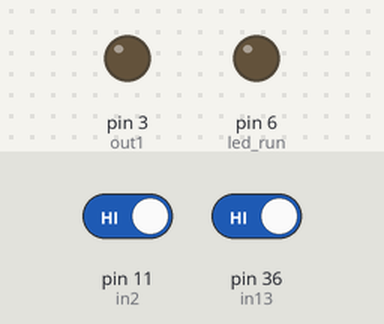
A sketch run on a simulated Arduino Mega 2560, built with avr-gcc and run on an emulated ATmega2560. On the bench: output pins drawn as LEDs (lit = HIGH). The test bench sets the inputs (shaded band); at power-on: pin 11 (in2) HIGH, pin 36 (in13) HIGH.

Above: at 1.2 s.
1.3 s: pin 11 (in2) driven LOW
At 2.0 s:
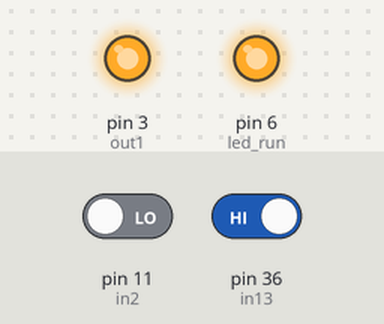
2.8 s: pin 11 (in2) driven HIGH
At 3.2 s:
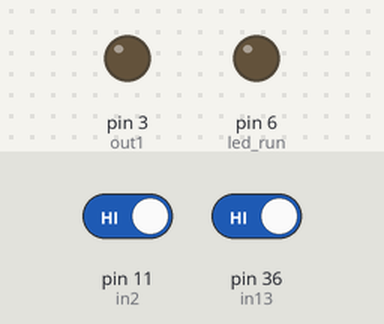
4.3 s: pin 36 (in13) driven LOW
At 5.5 s:
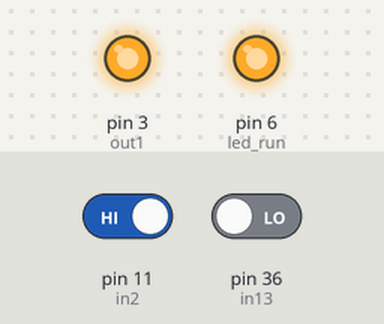
Timing chart, 0 to 7.3 s (numbered marks = the images above; inputs shaded):
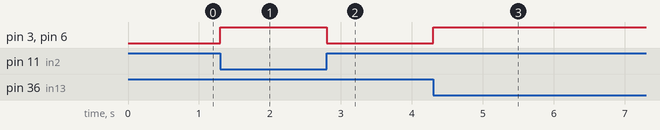

The sketch:

Digital_Input.ino
```cpp
#define in13 36
#define in2 11

#define led_run 6

#define out1 3

int buttonState1 = 0;
int buttonState2 = 0;

void setup()
{
  pinMode(in13, INPUT);
  pinMode(in2, INPUT);
  pinMode(led_run, OUTPUT);
  pinMode(out1, OUTPUT);
}


void loop()
{
  buttonState1 = digitalRead(in13);
  buttonState2 = digitalRead(in2);

  if ( buttonState1 == LOW || buttonState2 == LOW)
  {
    digitalWrite(led_run, HIGH);
    digitalWrite(out1, HIGH);
  } else
  {
    digitalWrite(led_run, LOW);
    digitalWrite(out1, LOW);
  }
}
```

Measured:
- after the input at 1.3 s, pin 3 (out1), pin 6 (led_run): LOW → HIGH at once
- after the input at 2.8 s, pin 3 (out1), pin 6 (led_run): HIGH → LOW at once
- after the input at 4.3 s, pin 3 (out1), pin 6 (led_run): LOW → HIGH at once
